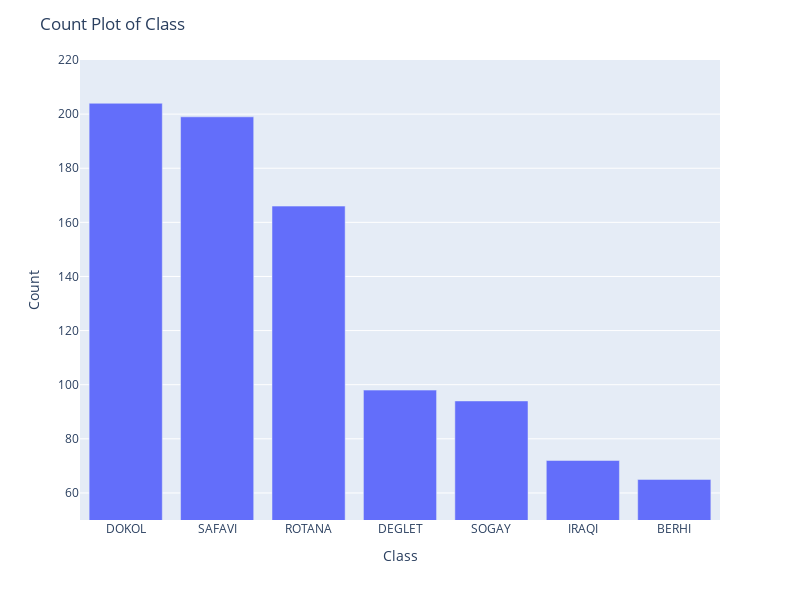

The notebook cell this image was saved under:
### Code cell
import pandas as pd
import plotly.express as px

# Assuming 'df' is your pandas DataFrame

# Step 1: Identify categorical columns
categorical_columns = df.select_dtypes(include=['object', 'category']).columns

# Step 2: Plot count plot for each categorical column
for column in categorical_columns:
    fig = px.bar(df[column].value_counts(), x=df[column].value_counts().index, y=df[column].value_counts().values)
    fig.update_layout(title_text=f"Count Plot of {column}", xaxis_title=column, yaxis_title="Count")
    fig.update_layout(width=800, height=600)
    fig.update_yaxes(range=[50, 220])
    fig.show()

### Figure 1 — Plotly figure (JSON) as saved in the notebook; plotly's stock layout.template omitted (floating-point values rounded to 4 significant figures)
{"data": [{"alignmentgroup": "True", "hovertemplate": "x=%{x}<br>y=%{y}<extra></extra>", "legendgroup": "", "marker": {"color": "#636efa", "pattern": {"shape": ""}}, "name": "", "offsetgroup": "", "orientation": "v", "showlegend": false, "textposition": "auto", "type": "bar", "x": ["DOKOL", "SAFAVI", "ROTANA", "DEGLET", "SOGAY", "IRAQI", "BERHI"], "xaxis": "x", "y": [204, 199, 166, 98, 94, 72, 65], "yaxis": "y"}], "layout": {"barmode": "relative", "height": 600, "legend": {"tracegroupgap": 0}, "margin": {"t": 60}, "title": {"text": "Count Plot of Class"}, "width": 800, "xaxis": {"anchor": "y", "domain": [0, 1], "title": {"text": "Class"}}, "yaxis": {"anchor": "x", "domain": [0, 1], "range": [50, 220], "title": {"text": "Count"}}}}
